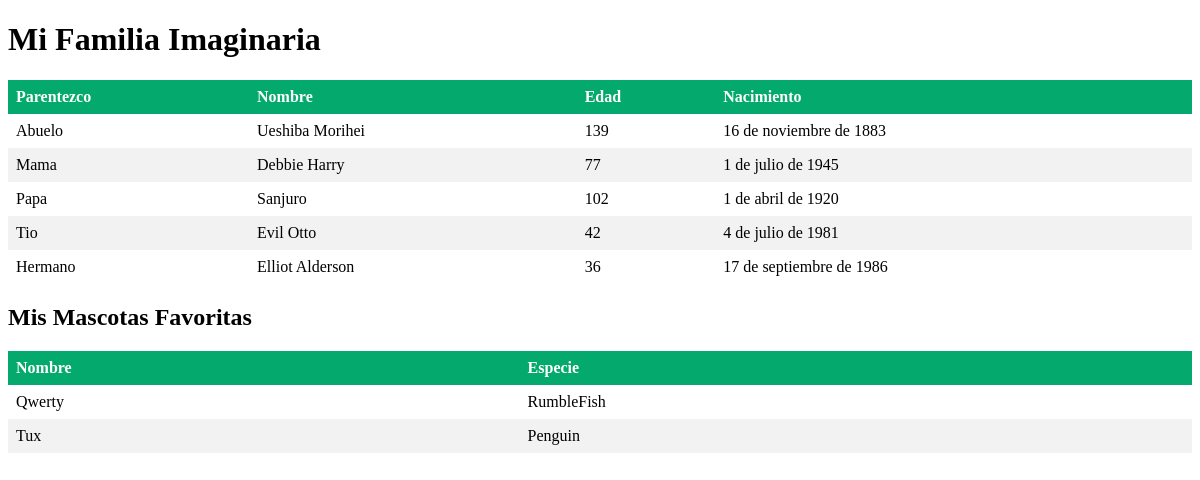
Before: / with the older database file.
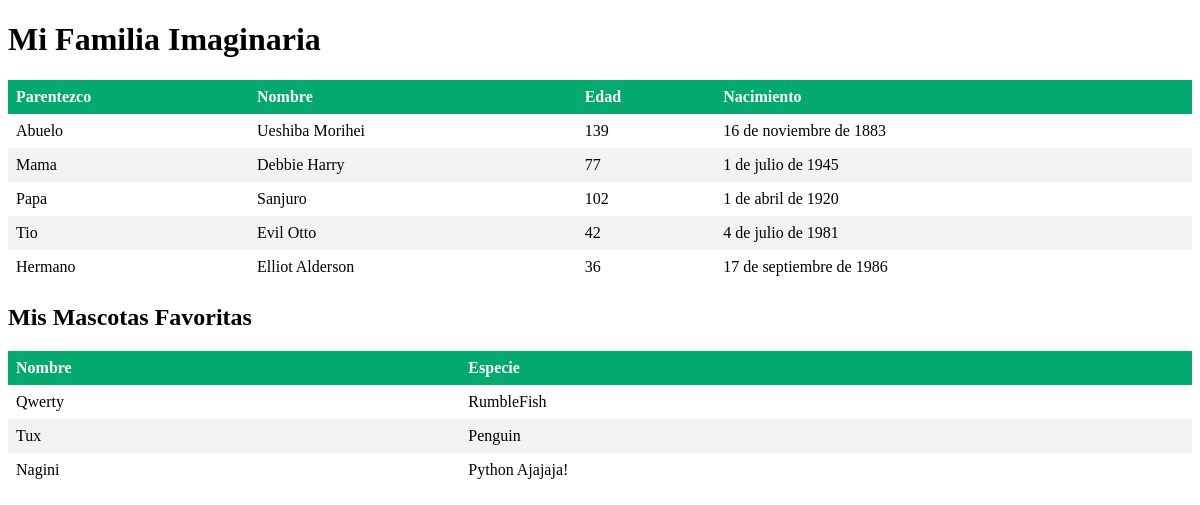
After: the same page with the newer database file.
### FamiliaDB/models.py (models this page shows)
class Familiar(models.Model):
    parentezco = models.CharField(max_length=15)
    nombre = models.CharField(max_length=15)
    edad = models.IntegerField()
    nacimiento = models.DateField()

class Mascota(models.Model):
    nombre = models.CharField(max_length=15)
    especie = models.CharField(max_length=15)
    edad = models.IntegerField()

### FamiliaDB/views.py (the view)
# urls.py: path("", views.index, name='index')
def index(request):
    familia = Familiar.objects.all()
    mascotas = Mascota.objects.all()
    ctx = {"familia": familia, "mascotas": mascotas}
    return render(request, 'FamiliaDB/index.html', ctx)

### FamiliaDB/templates/FamiliaDB/index.html (shortened to what this page needs)
<!DOCTYPE html>
<html lang="en">
<head>
</head>
<body>
    <h1>Mi Familia Imaginaria</h1>
        <table>
            <thead>
                <th>Parentezco</th>
                <th>Nombre</th>
                <th>Edad</th>
                <th>Nacimiento</th>
            </thead>
            {% for familiar in familia %}
            <tr>
                <td>{{ familiar.parentezco }}</td>
                <td>{{ familiar.nombre }}</td>
                <td>{{ familiar.edad }}</td>
                <td>{{ familiar.nacimiento }}</td>
            </tr>
            {% endfor %}
        </table>
    <h2>Mis Mascotas Favoritas</h2>
        <table>
            <thead>
                <th>Nombre</th>
                <th>Especie</th>
            </thead>
            {% for mascota in mascotas %}
            <tr>
                <td>{{mascota.nombre}}</td>
                <td>{{mascota.especie}}</td>
            </tr>
            {% endfor %}
        </table>
</body>
</html>

### FamiliaDB/templates/FamiliaDB/index.html (style rules this page uses)
table { border-collapse: collapse; width: 100%; }
th, td { text-align: left; padding: 8px; }
tr:nth-child(even) { background-color: #f2f2f2 }
th { background-color: #04AA6D; color: white; }

Changed rows visible on the page:
added Mascota: nombre "Nagini", especie "Python Ajajaja!"
